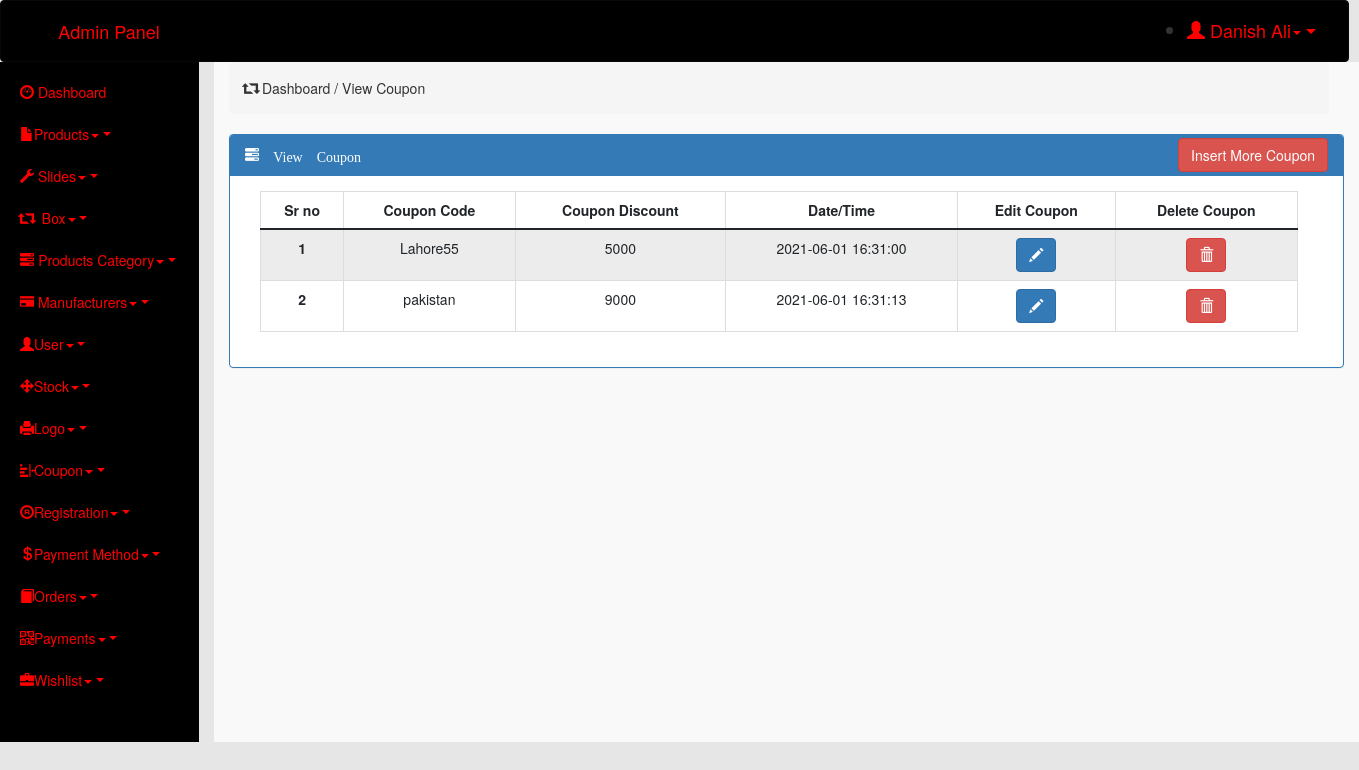
Screenshot of /admin/index.php?view_coupon (signed in) with the database file from the repository.
### tables this page shows
CREATE TABLE `coupon` (
  `coupon_id` int(11) NOT NULL,
  `coupon_code` varchar(30) NOT NULL,
  `coupon_discount` int(11) NOT NULL,
  `date/time` datetime NOT NULL DEFAULT current_timestamp()
);

### admin/view_coupon.php (the view, shortened to what this page needs)
<?php
    require_once('connection.php');
?>
<div class="row">
    <div class="col-md-12">
        <div class="breadcrumb">
            <h5><span class="glyphicon glyphicon-retweet"></span> Dashboard / View Coupon</h5>
        </div>
    </div>
</div>
<div class="panel panel-primary">
    <div class="panel-heading"><span class="glyphicon glyphicon-tasks"> View Coupon</span>
    <span style="float: right; margin-top: -7px"><a href="index.php?insert_coupon" class="btn btn-danger">Insert More Coupon</a></span>
</div>
    <div class="panel-body">
        <div class="container-fluid">
            <div class="row">
                <div class="col-md-12 mx-auto">
                    <table class="table table-bordered table-striped">
                        <thead>
                            <tr>
                                <th scope="col">Sr no</th>
                                <th scope="col">Coupon Code</th>
                                <th scope="col">Coupon Discount</th>
                                <th scope="col">Date/Time</th>
                                <th scope="col">Edit Coupon</th>
                                <th scope="col">Delete Coupon</th>
                            </tr>
                        </thead>
                        <tbody>
                            <?php
                                $sql = "SELECT * FROM coupon";
                                $result = $conn->query($sql);
                                $sno = 1;
                                while($row = $result->fetch_assoc())
                            {
                                ?>
                                <tr>
                                    <th scope="row"><?php echo $sno ?></th>
                                    <td><?php echo $row['coupon_code'] ?></td>
                                    <td><?php echo $row['coupon_discount']?></td>
                                    <td><?php echo $row['date/time'] ?> </td>
                                    <td><a href="index.php?edit_coupon_id=<?php echo $row['coupon_id'] ?>" class="btn btn-primary"><span class="glyphicon glyphicon-pencil"></span></a></td>
                                    <td><a href="index.php?delete_coupon_id=<?php echo $row['coupon_id'] ?>" class="btn btn-danger"><span class="glyphicon glyphicon-trash"></span></a></td>
                                </tr>
                                <?php
                                    $sno++;
                                    }
                                 ?>
                        </tbody>
                    </table>
                </div>
            </div>
        </div>
    </div>
</div>

### admin/index.php (style rules this page uses)
* { margin: 0px; padding: 0px; }
body { background-color: #E6E6E6; }
.row { margin-right: 0px; }
th , td { text-align: center; }

### rows the page displays
coupon: coupon_code "Lahore55", coupon_discount "5000", value "2021-06-01 16:31:00"
coupon: coupon_code "pakistan", coupon_discount "9000", value "2021-06-01 16:31:13"

### other values shown
$name "Danish Ali"
